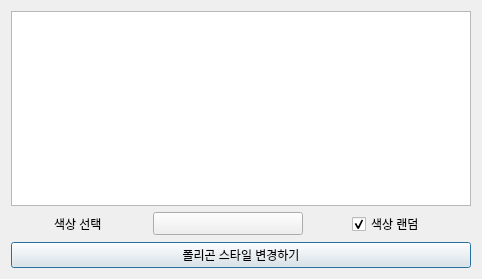
<?xml version="1.0" encoding="UTF-8"?>
<ui version="4.0">
 <class>V</class>
 <widget class="QDialog" name="V">
  <property name="geometry">
   <rect>
    <x>0</x>
    <y>0</y>
    <width>482</width>
    <height>279</height>
   </rect>
  </property>
  <property name="sizePolicy">
   <sizepolicy hsizetype="Fixed" vsizetype="Fixed">
    <horstretch>0</horstretch>
    <verstretch>0</verstretch>
   </sizepolicy>
  </property>
  <property name="maximumSize">
   <size>
    <width>16777215</width>
    <height>16777215</height>
   </size>
  </property>
  <property name="windowTitle">
   <string>스타일 변경</string>
  </property>
  <layout class="QGridLayout" name="gridLayout">
   <item row="0" column="0">
    <layout class="QVBoxLayout" name="verticalLayout">
     <item>
      <widget class="QListWidget" name="layersList">
       <property name="selectionMode">
        <enum>QAbstractItemView::ExtendedSelection</enum>
       </property>
       <property name="viewMode">
        <enum>QListView::ListMode</enum>
       </property>
      </widget>
     </item>
     <item>
      <layout class="QHBoxLayout" name="horizontalLayout">
       <item>
        <widget class="QLabel" name="label">
         <property name="sizePolicy">
          <sizepolicy hsizetype="Minimum" vsizetype="Minimum">
           <horstretch>0</horstretch>
           <verstretch>0</verstretch>
          </sizepolicy>
         </property>
         <property name="maximumSize">
          <size>
           <width>50</width>
           <height>16777215</height>
          </size>
         </property>
         <property name="text">
          <string>색상 선택</string>
         </property>
        </widget>
       </item>
       <item>
        <widget class="QgsColorButton" name="mColorButton">
         <property name="minimumSize">
          <size>
           <width>150</width>
           <height>16</height>
          </size>
         </property>
         <property name="maximumSize">
          <size>
           <width>16777215</width>
           <height>16777215</height>
          </size>
         </property>
         <property name="text">
          <string/>
         </property>
         <property name="context">
          <string>가나다</string>
         </property>
        </widget>
       </item>
       <item>
        <widget class="QCheckBox" name="checkBox">
         <property name="sizePolicy">
          <sizepolicy hsizetype="Fixed" vsizetype="Fixed">
           <horstretch>0</horstretch>
           <verstretch>0</verstretch>
          </sizepolicy>
         </property>
         <property name="text">
          <string>색상 랜덤</string>
         </property>
         <property name="checked">
          <bool>true</bool>
         </property>
        </widget>
       </item>
      </layout>
     </item>
     <item>
      <widget class="QPushButton" name="BTNstyleChange">
       <property name="text">
        <string>폴리곤 스타일 변경하기</string>
       </property>
      </widget>
     </item>
    </layout>
   </item>
  </layout>
 </widget>
 <customwidgets>
  <customwidget>
   <class>QgsColorButton</class>
   <extends>QToolButton</extends>
   <header>qgscolorbutton.h</header>
  </customwidget>
 </customwidgets>
 <resources/>
 <connections/>
</ui>
